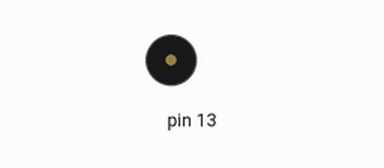
Recording of a sketch running on a simulated Arduino Uno, built with avr-gcc and run on an emulated ATmega328P. Parts: buzzer (waves = sounding).

Above: at 0.1 s.
At 46.8 s:
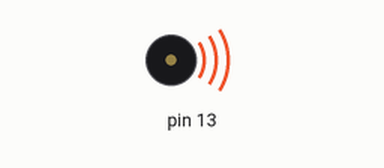
Timing chart, 0 to 53.5 s (numbered marks = the images above):
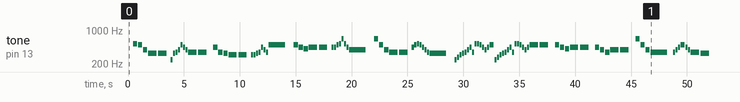

The sketch:

hino_corinthians.ino
```cpp
//realizado por joao Belchior e bia toma

// Frequências das notas em Hertz (sem a biblioteca pitches)
#define NO_SOUND 0
#define NOTE_C5 523
#define NOTE_B4 494
#define NOTE_G4 392
#define NOTE_E4 330
#define NOTE_B3 247
#define NOTE_F4 349
#define NOTE_A4 440
#define NOTE_DS4 311
#define NOTE_GS4 415
#define NOTE_E5 659
#define NOTE_CS4 277


int melodiaTimao[] = {
  NO_SOUND, NOTE_C5, NOTE_B4, NOTE_G4, NOTE_E4, NOTE_E4,
  NO_SOUND, NOTE_B3, NOTE_E4, NOTE_F4, NOTE_G4, NOTE_B4, NOTE_A4, NOTE_G4, NOTE_F4, NOTE_F4,
  NO_SOUND, NOTE_A4, NOTE_F4, NOTE_E4, NOTE_DS4, NOTE_DS4,
  NO_SOUND, NOTE_DS4, NOTE_DS4, NOTE_E4, NOTE_F4, NOTE_A4, NOTE_G4, NOTE_F4, NOTE_B4,
  NO_SOUND, NOTE_B4, NOTE_A4, NOTE_GS4, NOTE_A4, NOTE_A4,
  NO_SOUND, NOTE_A4, NOTE_A4, NOTE_B4, NOTE_C5, NOTE_E5, NOTE_C5, NOTE_A4, NOTE_G4,
  NO_SOUND, NOTE_E5, NOTE_B4, NOTE_G4, NOTE_F4, NOTE_F4,
  NO_SOUND, NOTE_A4, NOTE_B4, NOTE_C5, NOTE_B4, NOTE_A4, NOTE_G4, NOTE_F4, NOTE_E4,
  NO_SOUND, NOTE_B3, NOTE_CS4,
  NOTE_DS4, NOTE_E4, NOTE_F4, NOTE_G4, NOTE_A4, NOTE_F4, NOTE_C5, NOTE_C5, NOTE_B4, NOTE_A4, NOTE_G4, NOTE_A4,
  NOTE_B4, NOTE_B3, NOTE_CS4,
  NOTE_DS4, NOTE_E4, NOTE_F4, NOTE_G4, NOTE_A4, NOTE_F4, NOTE_C5, NOTE_C5, NOTE_B4, NOTE_A4, NOTE_G4, NOTE_A4,
  NOTE_B4, NOTE_B4,
  NO_SOUND, NOTE_B4, NOTE_A4, NOTE_GS4, NOTE_A4, NOTE_A4,
  NO_SOUND, NOTE_A4, NOTE_G4, NOTE_F4, NOTE_G4, NOTE_G4,
  NO_SOUND, NOTE_E5, NOTE_B4, NOTE_G4, NOTE_F4,
  NO_SOUND, NOTE_F4, NOTE_G4, NOTE_A4, NOTE_B4, NOTE_A4, NOTE_G4, NOTE_F4, NOTE_E4
};

// Durações das notas (exemplo: 4 = semínima, 8 = colcheia, etc.)
int tempoNotasTimao[] = {
  4, 4, 4, 4, 2, 2,
  8, 8, 8, 8, 8, 8, 8, 8, 2, 2,
  4, 4, 4, 4, 2, 2,
  8, 8, 8, 8, 8, 8, 8, 8, 1,
  4, 4, 4, 4, 2, 2,
  8, 8, 8, 8, 8, 8, 8, 8, 1,
  4, 4, 4, 4, 2, 2,
  8, 8, 8, 8, 8, 8, 8, 8, 1,
  4, 8, 8,
  8, 8, 8, 8, 8, 8, 8, 8, 8, 8, 8, 8,
  4, 8, 8,
  8, 8, 8, 8, 8, 8, 8, 8, 8, 8, 8, 8,
  2, 2,
  4, 4, 4, 4, 2, 2,
  4, 4, 4, 4, 2, 2,
  4, 4, 4, 4, 1,
  8, 8, 8, 8, 4, 8, 8, 2, 2
};


int compasso = 1500;

void setup() {


  pinMode(13, OUTPUT);

  // Toca a melodia
  int numNotas = sizeof(melodiaTimao) / sizeof(melodiaTimao[0]);
  for (int nota = 0; nota < numNotas; nota++) {
    int duracaoNota = compasso / tempoNotasTimao[nota];

    if (melodiaTimao[nota] != NO_SOUND) {
      tone(13, melodiaTimao[nota], duracaoNota); // Toca a nota
    }

    delay((duracaoNota * 12) / 10); // Pausa entre as notas (20% a mais de tempo)
    noTone(13); // Para a nota
  }
}

void loop() {
  // Não há necessidade de repetir a melodia
}
```
